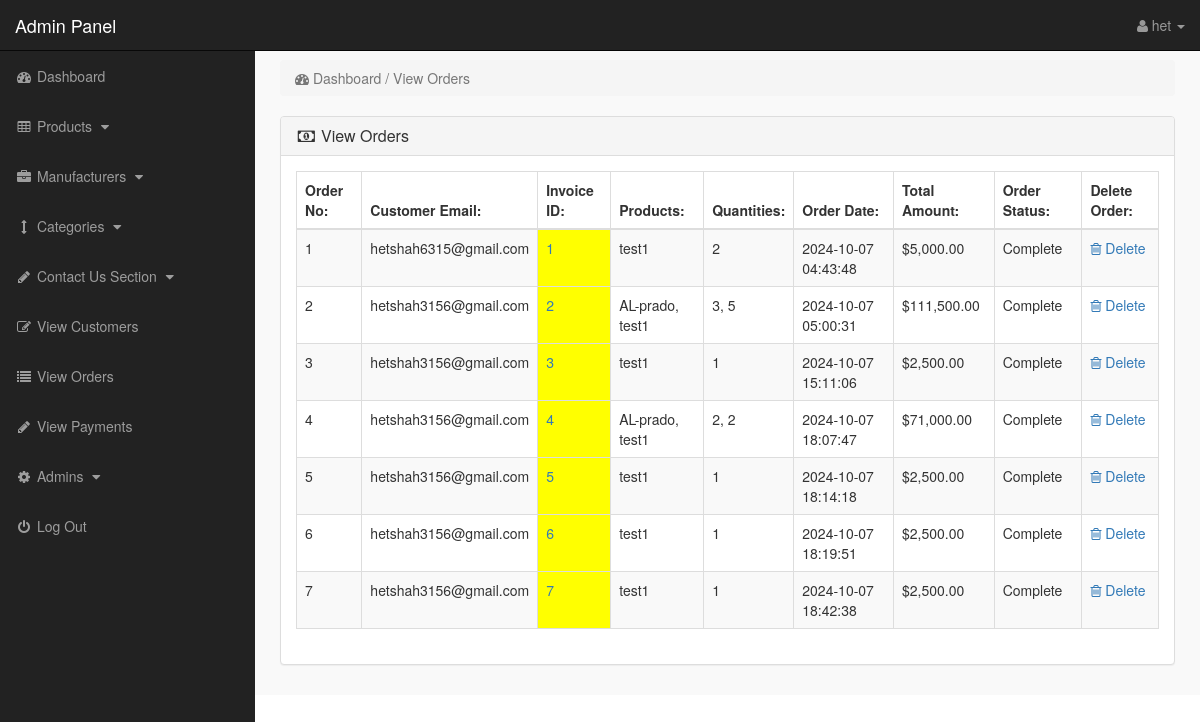
Before: /admin/index.php?view_orders (signed in) with the older database file.
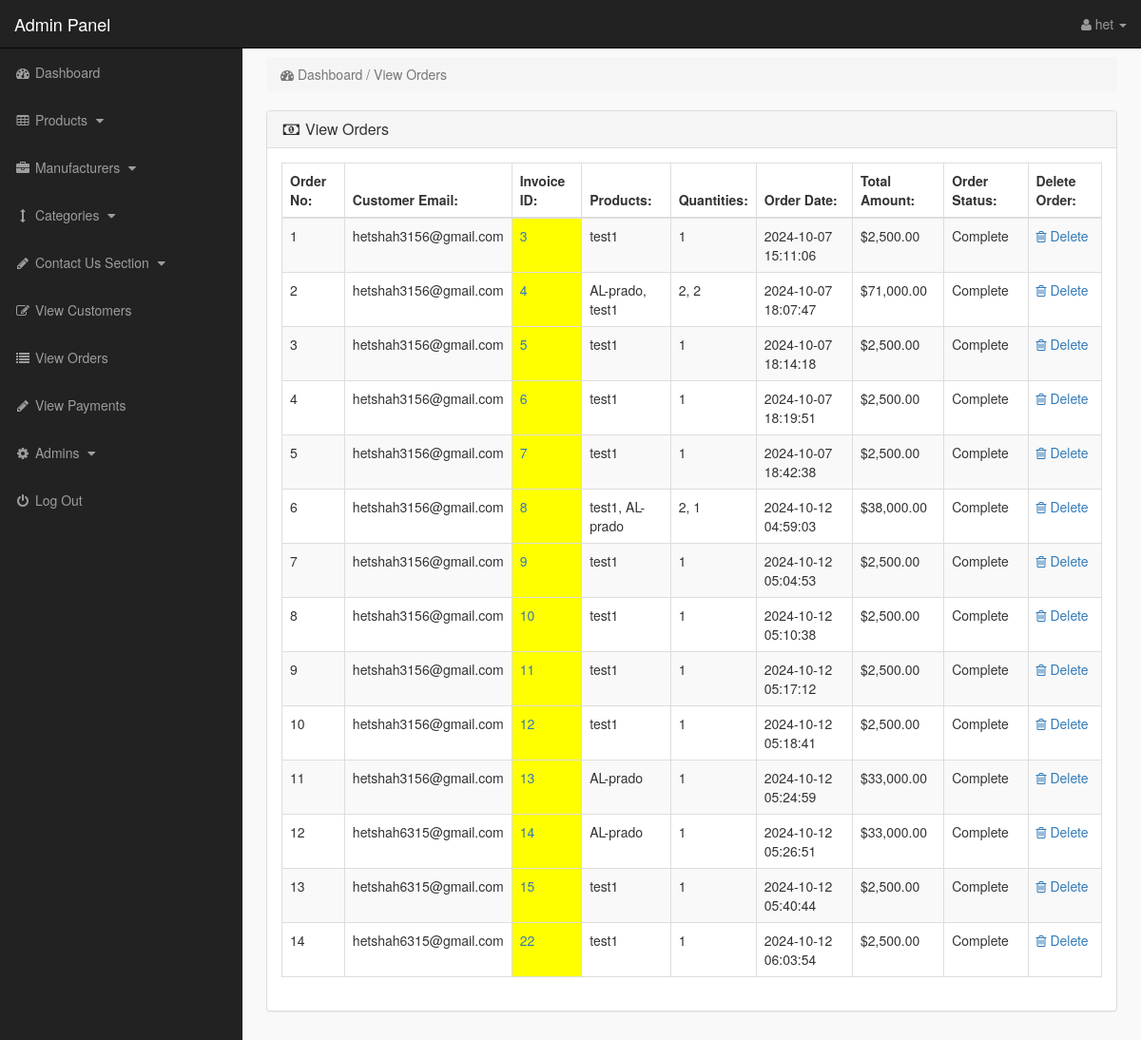
After: the same page with the newer database file.
### tables this page shows
CREATE TABLE `pending_orders` (
  `order_id` int(10) NOT NULL,
  `customer_id` int(10) NOT NULL,
  `invoice_id` int(10) NOT NULL,
  `product_id` text NOT NULL,
  `qty` int(10) NOT NULL,
  `p_price` text NOT NULL,
  `order_status` text NOT NULL,
  `order_total` decimal(10,2) DEFAULT NULL,
  `order_date` decimal(10,2) DEFAULT NULL,
  `payment_method` varchar(50) NOT NULL
);

CREATE TABLE `customers` (
  `customer_id` int(10) NOT NULL,
  `customer_name` varchar(255) NOT NULL,
  `customer_pass` varchar(11) NOT NULL,
  `customer_email` varchar(255) NOT NULL,
  `customer_country` text NOT NULL,
  `customer_city` text NOT NULL,
  `state` varchar(100) NOT NULL,
  `zip_code` varchar(20) NOT NULL,
  `customer_contact` varchar(255) NOT NULL,
  `phone_number` varchar(20) NOT NULL,
  `customer_address` text NOT NULL,
  `created_at` timestamp NOT NULL DEFAULT current_timestamp(),
  `updated_at` timestamp NOT NULL DEFAULT current_timestamp() ON UPDATE current_timestamp()
);

CREATE TABLE `customer_orders` (
  `order_id` int(10) NOT NULL,
  `invoice_id` int(11) DEFAULT NULL,
  `customer_id` int(10) NOT NULL,
  `due_amount` decimal(10,2) NOT NULL,
  `order_date` timestamp NOT NULL DEFAULT current_timestamp(),
  `order_status` varchar(255) NOT NULL DEFAULT 'Complete',
  `order_total` decimal(10,2) NOT NULL
);

### admin/view_orders.php (the view)
<?php
if (!isset($_SESSION['admin_email'])) {
    echo "<script>window.open('login.php','_self')</script>";
} else {
?>
    <div class="row">
        <div class="col-lg-12">
            <ol class="breadcrumb">
                <li class="active">
                    <i class="fa fa-dashboard"></i> Dashboard / View Orders
                </li>
            </ol>
        </div>
    </div>
    <div class="row">
        <div class="col-lg-12">
            <div class="panel panel-default">
                <div class="panel-heading">
                    <h3 class="panel-title">
                        <i class="fa fa-money fa-fw"></i> View Orders
                    </h3>
                </div>
                <div class="panel-body">
                    <div class="table-responsive">
                        <table class="table table-bordered table-hover table-striped">
                            <thead>
                                <tr>
                                    <th>Order No:</th>
                                    <th>Customer Email:</th>
                                    <th>Invoice ID:</th>
                                    <th>Products:</th>
                                    <th>Quantities:</th>
                                    <th>Order Date:</th>
                                    <th>Total Amount:</th>
                                    <th>Order Status:</th>
                                    <th>Delete Order:</th>
                                </tr>
                            </thead>
                            <tbody>
                                <?php
                                $i = 0;
                                $get_orders = "
                                SELECT
                                    po.order_id, po.customer_id, po.order_status,
                                    co.invoice_id, co.order_date,
                                    c.customer_email,
                                    GROUP_CONCAT(p.product_title SEPARATOR ', ') AS product_titles,
                                    GROUP_CONCAT(oi.qty SEPARATOR ', ') AS quantities,
                                    SUM(oi.qty * oi.price) AS total_amount
                                FROM pending_orders po
                                JOIN customer_orders co ON po.order_id = co.order_id
                                JOIN customers c ON po.customer_id = c.customer_id
                                JOIN order_items oi ON po.order_id = oi.order_id
                                JOIN products p ON oi.product_id = p.product_id
                                GROUP BY po.order_id
                            ";
                                $run_orders = mysqli_query($con, $get_orders);
                                while ($row_orders = mysqli_fetch_array($run_orders)) {
                                    $i++;
                                    $order_id = $row_orders['order_id'];
                                    $customer_email = $row_orders['customer_email'];
                                    $invoice_id = $row_orders['invoice_id'];
                                    $product_titles = $row_orders['product_titles'];
                                    $quantities = $row_orders['quantities'];
                                    $order_date = $row_orders['order_date'];
                                    $total_amount = $row_orders['total_amount'];
                                    $order_status = $row_orders['order_status'];
                                ?>
                                    <tr>
                                        <td><?php echo $i; ?></td>
                                        <td><?php echo $customer_email; ?></td>
                                        <td bgcolor="yellow">
                                            <a href="../order_confirmation.php?order_id=<?php echo $order_id; ?>">
                                                <?php echo ($invoice_id != '') ? $invoice_id : 'N/A'; ?>
                                            </a>
                                        </td>
                                        <td><?php echo $product_titles; ?></td>
                                        <td><?php echo $quantities; ?></td>
                                        <td><?php echo $order_date; ?></td>
                                        <td>$<?php echo number_format($total_amount, 2); ?></td>
                                        <td>
                                            <?php echo ($order_status == 'pending') ? 'Pending' : 'Complete'; ?>
                                        </td>
                                        <td>
                                            <a href="index.php?order_delete=<?php echo $order_id; ?>">
                                                <i class="fa fa-trash-o"></i> Delete
                                            </a>
                                        </td>
                                    </tr>
                                <?php } ?>
                            </tbody>
                        </table>
                    </div>
                </div>
            </div>
        </div>
    </div>
<?php } ?>

### admin/index.php (shortened to what this page needs)
<?php
include("includes/db.php");
if (!isset($_SESSION['admin_email'])) {
    echo "<script>window.open('../login.php','_self')</script>";
} else {
?>
    <?php
    $admin_session = $_SESSION['admin_email'];
    $get_admin = "select * from admins  where admin_email='$admin_session'";
    $run_admin = mysqli_query($con, $get_admin);
    $row_admin = mysqli_fetch_array($run_admin);
    $admin_name = $row_admin['admin_name'];
    ?>
    <!DOCTYPE html>
    <html>
    <head>
        <link href="css/bootstrap.min.css" rel="stylesheet">
        <link href="css/style.css" rel="stylesheet">
        <link href="font-awesome/css/font-awesome.min.css" rel="stylesheet">
    </head>
    <body>
        <div id="wrapper">
            <?php include("includes/sidebar.php"); ?>
            <div id="page-wrapper">
                <div class="container-fluid">
                    <?php
                    if (isset($_GET['view_orders'])) {
                        include("view_orders.php");
                    }
                    ?>
                </div>
            </div>
        </div>
    </body>
    </html>
<?php } ?>

### admin/includes/sidebar.php (shortened to what this page needs)
<?php
if (!isset($_SESSION['admin_email'])) {
    echo "<script>window.open('login.php','_self')</script>";
} else {
?>
    <nav class="navbar navbar-inverse navbar-fixed-top">
        <div class="navbar-header">
            <a class="navbar-brand" href="index.php?dashboard">Admin Panel</a>
        </div>
        <ul class="nav navbar-right top-nav">
            <li class="dropdown">
                <a href="#" class="dropdown-toggle" data-toggle="dropdown">
                    <i class="fa fa-user"></i>
                    <?php echo $admin_name; ?> <b class="caret"></b>
                </a>
            </li>
        </ul>
        <div class="collapse navbar-collapse navbar-ex1-collapse">
            <ul class="nav navbar-nav side-nav">
                <li>
                    <a href="index.php?dashboard">
                        <i class="fa fa-fw fa-dashboard"></i> Dashboard
                    </a>
                </li>
                <li>
                    <a href="#" data-toggle="collapse" data-target="#products">
                        <i class="fa fa-fw fa-table"></i> Products
                        <i class="fa fa-fw fa-caret-down"></i>
                    </a>
                </li>
                <li>
                    <a href="#" data-toggle="collapse" data-target="#manufacturers">
                        <i class="fa fa-fw fa-briefcase"></i> Manufacturers
                        <i class="fa fa-fw fa-caret-down"></i>
                    </a>
                </li>
                <li>
                    <a href="#" data-toggle="collapse" data-target="#cat">
                        <i class="fa fa-fw fa-arrows-v"></i> Categories
                        <i class="fa fa-fw fa-caret-down"></i>
                    </a>
                </li>
                <li>
                    <a href="#" data-toggle="collapse" data-target="#contact_us">
                        <i class="fa fa-fw fa-pencil"> </i> Contact Us Section
                        <i class="fa fa-fw fa-caret-down"></i>
                    </a>
                </li>
                <li>
                    <a href="index.php?view_customers">
                        <i class="fa fa-fw fa-edit"></i> View Customers
                    </a>
                </li>
                <li>
                    <a href="index.php?view_orders">
                        <i class="fa fa-fw fa-list"></i> View Orders
                    </a>
                </li>
                <li>
                    <a href="index.php?view_payments">
                        <i class="fa fa-fw fa-pencil"></i> View Payments
                    </a>
                </li>
                <li>
                    <a href="#" data-toggle="collapse" data-target="#users">
                        <i class="fa fa-fw fa-gear"></i> Admins
                        <i class="fa fa-fw fa-caret-down"></i>
                    </a>
                </li>
                <li>
                    <a href="logout.php">
                        <i class="fa fa-fw fa-power-off"></i> Log Out
                    </a>
                </li>
            </ul>
        </div>
    </nav>
<?php } ?>

### admin/css/style.css (style rules this page uses)
body { margin-top:100px; }
@media (min-width: 768px) { body { margin-top:50px; } }
#wrapper { padding-left:0; }
#page-wrapper { width:100%; padding:0; background-color:#F9F9F9; }
@media (min-width: 768px) { #wrapper { padding-left:255px; } }
@media (min-width: 768px) { #page-wrapper { padding:10px; } }
.top-nav { padding:0 15px; }
.top-nav>li { display:inline-block; float:left; }
.top-nav>li>a { padding-top:15px; padding-bottom:15px; line-height:20px; color:#999; }
@media (min-width: 768px) { .side-nav { position:fixed; top:51px; width:255px; border-radius:0; overflow-y:auto; background-color: #222; bottom:0; overflow-x:hidden; padding-bottom:40px; } }
@media (min-width: 768px) { .side-nav>li>a { width:255px; } }
.panel-body { border-radius:5px; }

Changed rows visible on the page:
removed pending_orders: customer.customer_email "hetshah6315@gmail.com", customer_orders.invoice_id "1", product_titles "test1", quantities "2", customer_orders.order_date "2024-10-07 04:43:48", total_amount "5,000.00", order_status "Complete"
removed pending_orders: customer.customer_email "hetshah3156@gmail.com", customer_orders.invoice_id "2", product_titles "AL-prado, test1", quantities "3, 5", customer_orders.order_date "2024-10-07 05:00:31", total_amount "111,500.00", order_status "Complete"
added pending_orders: customer.customer_email "hetshah3156@gmail.com", customer_orders.invoice_id "8", product_titles "test1, AL-prado", quantities "2, 1", customer_orders.order_date "2024-10-12 04:59:03", total_amount "38,000.00", order_status "Complete"
added pending_orders: customer.customer_email "hetshah3156@gmail.com", customer_orders.invoice_id "9", product_titles "test1", quantities "1", customer_orders.order_date "2024-10-12 05:04:53", total_amount "2,500.00", order_status "Complete"
added pending_orders: customer.customer_email "hetshah3156@gmail.com", customer_orders.invoice_id "10", product_titles "test1", quantities "1", customer_orders.order_date "2024-10-12 05:10:38", total_amount "2,500.00", order_status "Complete"
added pending_orders: customer.customer_email "hetshah3156@gmail.com", customer_orders.invoice_id "11", product_titles "test1", quantities "1", customer_orders.order_date "2024-10-12 05:17:12", total_amount "2,500.00", order_status "Complete"
added pending_orders: customer.customer_email "hetshah3156@gmail.com", customer_orders.invoice_id "12", product_titles "test1", quantities "1", customer_orders.order_date "2024-10-12 05:18:41", total_amount "2,500.00", order_status "Complete"
added pending_orders: customer.customer_email "hetshah3156@gmail.com", customer_orders.invoice_id "13", product_titles "AL-prado", quantities "1", customer_orders.order_date "2024-10-12 05:24:59", total_amount "33,000.00", order_status "Complete"
added pending_orders: customer.customer_email "hetshah6315@gmail.com", customer_orders.invoice_id "14", product_titles "AL-prado", quantities "1", customer_orders.order_date "2024-10-12 05:26:51", total_amount "33,000.00", order_status "Complete"
added pending_orders: customer.customer_email "hetshah6315@gmail.com", customer_orders.invoice_id "15", product_titles "test1", quantities "1", customer_orders.order_date "2024-10-12 05:40:44", total_amount "2,500.00", order_status "Complete"
added pending_orders: customer.customer_email "hetshah6315@gmail.com", customer_orders.invoice_id "22", product_titles "test1", quantities "1", customer_orders.order_date "2024-10-12 06:03:54", total_amount "2,500.00", order_status "Complete"
